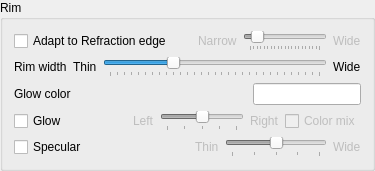
            <widget class="QGroupBox" name="rimGroupBox">
             <property name="title">
              <string>Rim</string>
             </property>
             <layout class="QVBoxLayout">
              <item>
               <layout class="QHBoxLayout" name="horizontalLayoutRimAdapt">
                <item>
                 <widget class="QCheckBox" name="kcfg_RimAdaptToRefraction">
                  <property name="toolTip">
                   <string>Derive the rim width from the refraction edge size so the rim follows the glass edge.</string>
                  </property>
                  <property name="text">
                   <string>Adapt to Refraction edge</string>
                  </property>
                 </widget>
                </item>
                <item>
                 <spacer name="horizontalSpacerRimAdapt">
                  <property name="orientation">
                   <enum>Qt::Orientation::Horizontal</enum>
                  </property>
                  <property name="sizeHint" stdset="0">
                   <size>
                    <width>20</width>
                    <height>20</height>
                   </size>
                  </property>
                 </spacer>
                </item>
                <item>
                 <widget class="QLabel" name="labelRimAdaptMultiplierNarrow">
                  <property name="enabled">
                   <bool>false</bool>
                  </property>
                  <property name="text">
                   <string>Narrow</string>
                  </property>
                 </widget>
                </item>
                <item>
                 <widget class="QSlider" name="kcfg_RimAdaptMultiplier">
                  <property name="enabled">
                   <bool>false</bool>
                  </property>
                  <property name="toolTip">
                   <string>Scales the automatically derived rim width from 0x to 2x the refraction edge.</string>
                  </property>
                  <property name="minimum">
                   <number>0</number>
                  </property>
                  <property name="maximum">
                   <number>20</number>
                  </property>
                  <property name="singleStep">
                   <number>1</number>
                  </property>
                  <property name="pageStep">
                   <number>2</number>
                  </property>
                  <property name="value">
                   <number>2</number>
                  </property>
                  <property name="orientation">
                   <enum>Qt::Orientation::Horizontal</enum>
                  </property>
                  <property name="tickPosition">
                   <enum>QSlider::TickPosition::TicksBelow</enum>
                  </property>
                 </widget>
                </item>
                <item>
                 <widget class="QLabel" name="labelRimAdaptMultiplierWide">
                  <property name="enabled">
                   <bool>false</bool>
                  </property>
                  <property name="text">
                   <string>Wide</string>
                  </property>
                 </widget>
                </item>
               </layout>
              </item>
              <item>
               <layout class="QHBoxLayout" name="horizontalLayoutRimWidth">
                <item>
                 <widget class="QLabel" name="labelRimWidth">
                  <property name="text">
                   <string>Rim width</string>
                  </property>
                 </widget>
                </item>
                <item>
                 <widget class="QLabel" name="labelRimWidthThin">
                  <property name="text">
                   <string>Thin</string>
                  </property>
                 </widget>
                </item>
                <item>
                 <widget class="QSlider" name="kcfg_RimWidth">
                  <property name="minimum">
                   <number>10</number>
                  </property>
                  <property name="maximum">
                   <number>40</number>
                  </property>
                  <property name="singleStep">
                   <number>1</number>
                  </property>
                  <property name="pageStep">
                   <number>1</number>
                  </property>
                  <property name="value">
                   <number>19</number>
                  </property>
                  <property name="orientation">
                   <enum>Qt::Orientation::Horizontal</enum>
                  </property>
                  <property name="tickPosition">
                   <enum>QSlider::TickPosition::TicksBelow</enum>
                  </property>
                 </widget>
                </item>
                <item>
                 <widget class="QLabel" name="labelRimWidthWide">
                  <property name="text">
                   <string>Wide</string>
                  </property>
                 </widget>
                </item>
               </layout>
              </item>
              <item>
               <layout class="QHBoxLayout" name="horizontalLayoutRimGlowColor">
                <item>
                 <widget class="QLabel" name="labelGlowColor">
                  <property name="text">
                   <string>Glow color</string>
                  </property>
                 </widget>
                </item>
                <item>
                 <widget class="QLineEdit" name="kcfg_GlowColor">
                  <property name="sizePolicy">
                   <sizepolicy hsizetype="Fixed" vsizetype="Fixed">
                    <horstretch>0</horstretch>
                    <verstretch>0</verstretch>
                   </sizepolicy>
                  </property>
                  <property name="toolTip">
                   <string>Enter a color in #AARRGGBB format. The A (alpha) channel sets glow strength.</string>
                  </property>
                 </widget>
                </item>
               </layout>
              </item>
              <item>
               <layout class="QHBoxLayout" name="horizontalLayoutRimGlow">
                <item>
                 <widget class="QCheckBox" name="kcfg_RimGlow">
                  <property name="text">
                   <string>Glow</string>
                  </property>
                  <property name="checked">
                   <bool>false</bool>
                  </property>
                 </widget>
                </item>
                <item>
                 <spacer name="horizontalSpacerRimGlow">
                  <property name="orientation">
                   <enum>Qt::Orientation::Horizontal</enum>
                  </property>
                  <property name="sizeHint" stdset="0">
                   <size>
                    <width>20</width>
                    <height>20</height>
                   </size>
                  </property>
                 </spacer>
                </item>
                <item>
                 <widget class="QLabel" name="labelGlowOffsetLeft">
                  <property name="enabled">
                   <bool>false</bool>
                  </property>
                  <property name="text">
                   <string>Left</string>
                  </property>
                 </widget>
                </item>
                <item>
                 <widget class="QSlider" name="kcfg_GlowOffset">
                  <property name="enabled">
                   <bool>false</bool>
                  </property>
                  <property name="toolTip">
                   <string>Shifts the glow along the horizontal axis. Centered by default.</string>
                  </property>
                  <property name="minimum">
                   <number>-100</number>
                  </property>
                  <property name="maximum">
                   <number>100</number>
                  </property>
                  <property name="singleStep">
                   <number>5</number>
                  </property>
                  <property name="pageStep">
                   <number>10</number>
                  </property>
                  <property name="value">
                   <number>0</number>
                  </property>
                  <property name="orientation">
                   <enum>Qt::Orientation::Horizontal</enum>
                  </property>
                  <property name="tickPosition">
                   <enum>QSlider::TickPosition::TicksBelow</enum>
                  </property>
                  <property name="tickInterval">
                   <number>50</number>
                  </property>
                 </widget>
                </item>
                <item>
                 <widget class="QLabel" name="labelGlowOffsetRight">
                  <property name="enabled">
                   <bool>false</bool>
                  </property>
                  <property name="text">
                   <string>Right</string>
                  </property>
                 </widget>
                </item>
                <item>
                 <widget class="QCheckBox" name="kcfg_RimGlowColorMix">
                  <property name="enabled">
                   <bool>false</bool>
                  </property>
                  <property name="toolTip">
                   <string>Mixes the refracted colors behind the window into the glow instead of using the glow color alone.</string>
                  </property>
                  <property name="text">
                   <string>Color mix</string>
                  </property>
                 </widget>
                </item>
               </layout>
              </item>
              <item>
               <layout class="QHBoxLayout" name="horizontalLayoutRimSpecular">
                <item>
                 <widget class="QCheckBox" name="kcfg_RimSpecular">
                  <property name="text">
                   <string>Specular</string>
                  </property>
                  <property name="checked">
                   <bool>false</bool>
                  </property>
                 </widget>
                </item>
                <item>
                 <spacer name="horizontalSpacerRimSpecular">
                  <property name="orientation">
                   <enum>Qt::Orientation::Horizontal</enum>
                  </property>
                  <property name="sizeHint" stdset="0">
                   <size>
                    <width>20</width>
                    <height>20</height>
                   </size>
                  </property>
                 </spacer>
                </item>
                <item>
                 <widget class="QLabel" name="labelRimSpecularScaleThin">
                  <property name="enabled">
                   <bool>false</bool>
                  </property>
                  <property name="text">
                   <string>Thin</string>
                  </property>
                 </widget>
                </item>
                <item>
                 <widget class="QSlider" name="kcfg_RimSpecularScale">
                  <property name="enabled">
                   <bool>false</bool>
                  </property>
                  <property name="toolTip">
                   <string>Scales the width of the specular highlight band on the rim.</string>
                  </property>
                  <property name="minimum">
                   <number>0</number>
                  </property>
                  <property name="maximum">
                   <number>20</number>
                  </property>
                  <property name="singleStep">
                   <number>1</number>
                  </property>
                  <property name="pageStep">
                   <number>5</number>
                  </property>
                  <property name="value">
                   <number>10</number>
                  </property>
                  <property name="orientation">
                   <enum>Qt::Orientation::Horizontal</enum>
                  </property>
                  <property name="tickPosition">
                   <enum>QSlider::TickPosition::TicksBelow</enum>
                  </property>
                  <property name="tickInterval">
                   <number>5</number>
                  </property>
                 </widget>
                </item>
                <item>
                 <widget class="QLabel" name="labelRimSpecularScaleWide">
                  <property name="enabled">
                   <bool>false</bool>
                  </property>
                  <property name="text">
                   <string>Wide</string>
                  </property>
                 </widget>
                </item>
               </layout>
              </item>
             </layout>
            </widget>
